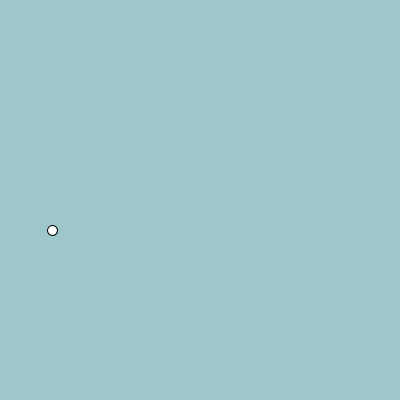
Frame 1 (no input)
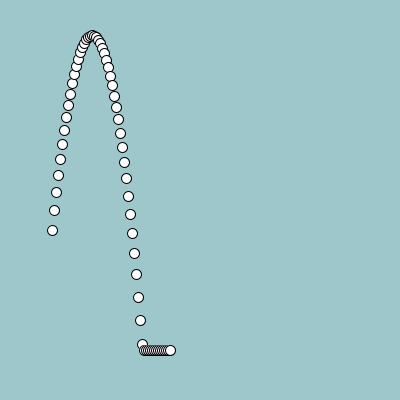
Frame 60 (the mouse pressed at the canvas centre just before this capture)
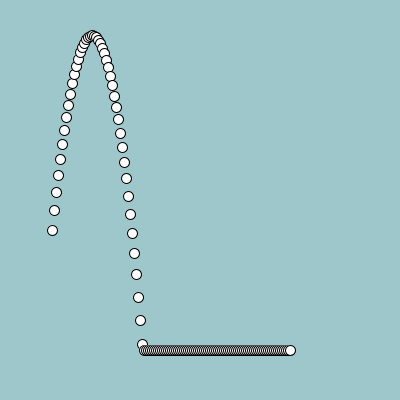
Frame 120 (the mouse held since frame 60 and released just before this capture)

The Processing sketch that drew these frames (run headless with seeded random() and noise(); from frame 60 on, the mouse is pressed at the canvas centre):

// Processing sketch: week08_3
// ── week08_3.pde
//碰撞偵測
void setup(){
  size(400,400);
  background(#9EC7CB);
}
float x=50,y=250,vx=2,vy=-20;
void draw(){
  x+=vx;
  y+=vy;
  vy+=0.98;//重力加速度
  if(y>350){//利用if判斷，看有沒有到地板 y=350位置
    y=350;
  }
  ellipse(x,y,10,10);
}
